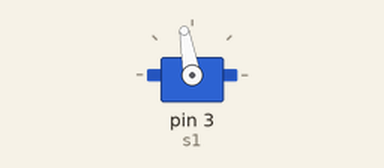
A sketch run on a simulated Arduino Uno, built with avr-gcc and run on an emulated ATmega328P. On the bench: servo.

Above: at 0.44 s.
At 1.1 s:
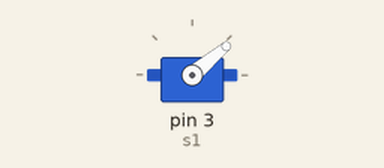
At 3.56 s:
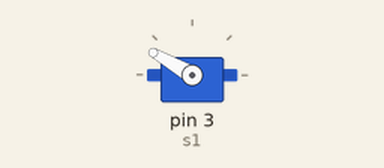
At 6.88 s:
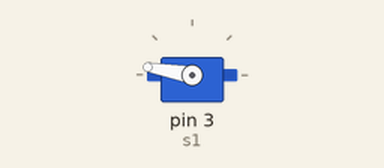
Timing chart, 0 to 40.0 s (numbered marks = the images above):
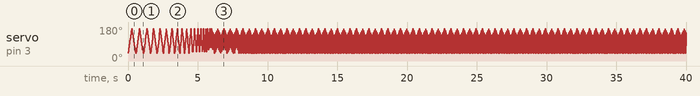

The sketch:

servo.ino
```cpp
#include <Servo.h>

Servo s1;

void setup()
{
        s1.attach(3);
        Serial.begin(9600);
}
/*#define DELAY 20*/
#define MAX 170
#define MIN 40
#define INC 10
void loop()
{
        for(int DELAY = 20; DELAY > 0; DELAY--){
                for (int i = MIN; i <= MAX; i+= INC) {
                        s1.write(i);
                        delay(DELAY);
                }
                for (int i = MAX; i >= MIN; i-= INC) {
                        s1.write(i);
                        delay(DELAY);
                }
                if(DELAY == 1) DELAY++;
        }
}
```
